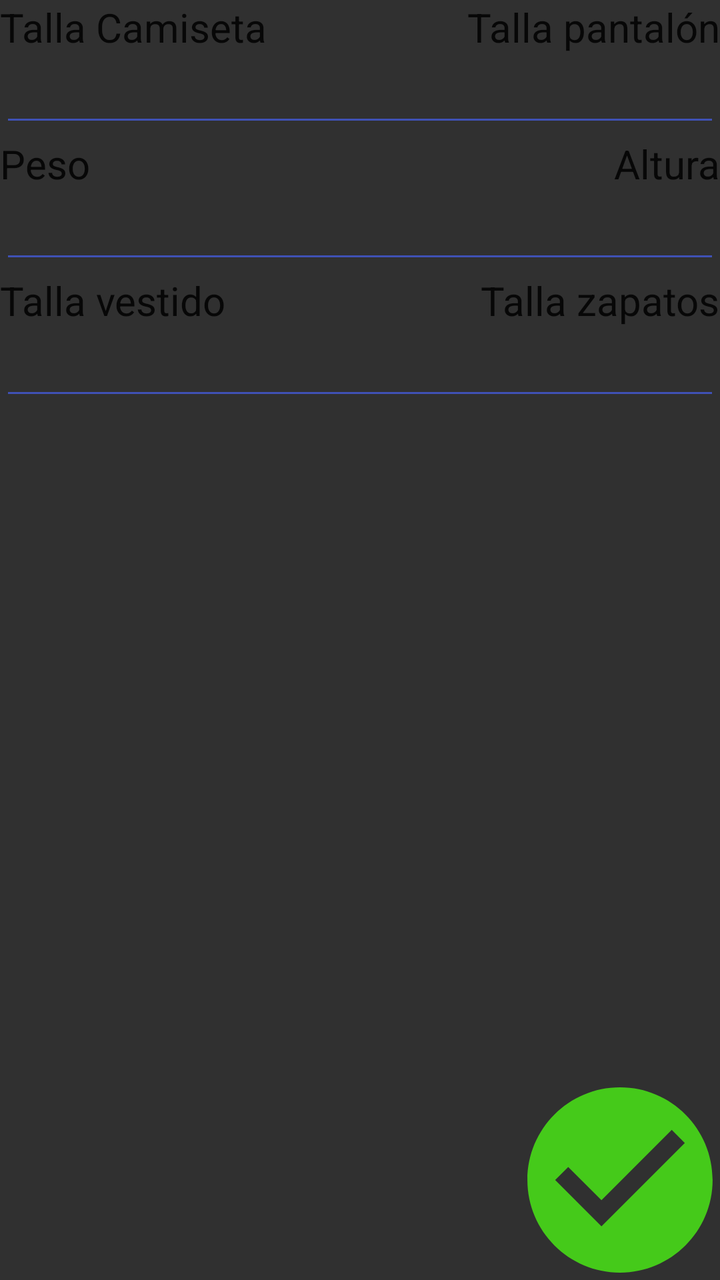
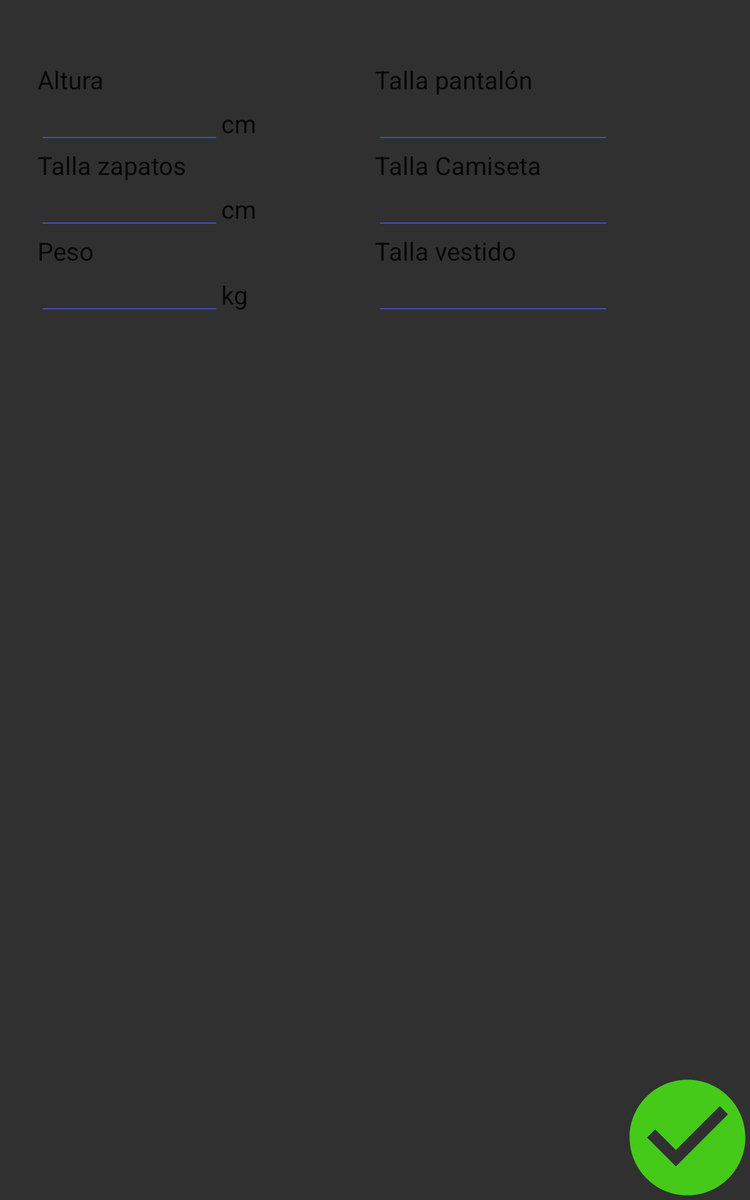

Compare how this app lays out the same screen by default and in its alternative resource folder. The renders come first, then the two layout files and the values they reference.
<!-- AndroidManifest.xml: application theme Theme.AppCompat.NoActionBar -->
<!-- res/layout/fragment_child_sizes_data.xml -->
<?xml version="1.0" encoding="utf-8"?>
<RelativeLayout
    xmlns:android="http://schemas.android.com/apk/res/android"
    android:layout_width="match_parent"
    android:layout_height="match_parent">

    <TextView
        android:id="@+id/tv_child_sizes_shirt"
        android:layout_width="wrap_content"
        android:layout_height="wrap_content"
        android:text="Talla Camiseta"
        android:textSize="20dp"
        android:textColor="#070707" />

    <EditText
        android:id="@+id/child_sizes_shirt"
        android:layout_width="wrap_content"
        android:layout_height="wrap_content"
        android:backgroundTint="@color/colorBlueDark"
        android:ems="9"
        android:textColor="#070707"
        android:importantForAutofill="no"
        android:inputType="text"
        android:layout_below="@+id/tv_child_sizes_shirt"/>

    <TextView
        android:id="@+id/tv_child_sizes_pants"
        android:layout_width="wrap_content"
        android:layout_height="wrap_content"
        android:text="Talla pantalón"
        android:textColor="#070707"
        android:textSize="20dp"
        android:layout_alignParentRight="true" />

    <EditText
        android:id="@+id/child_sizes_pants"
        android:layout_width="wrap_content"
        android:layout_height="wrap_content"
        android:backgroundTint="@color/colorBlueDark"
        android:ems="9"
        android:textColor="#070707"
        android:importantForAutofill="no"
        android:inputType="text"
        android:layout_below="@+id/tv_child_sizes_pants"
        android:layout_alignParentRight="true" />

    <TextView
        android:id="@+id/tv_child_sizes_height"
        android:layout_width="wrap_content"
        android:layout_height="wrap_content"
        android:text="Altura"
        android:textColor="#070707"
        android:textSize="20dp"
        android:layout_alignParentRight="true"
        android:layout_below="@+id/child_sizes_shirt" />

    <EditText
        android:id="@+id/child_sizes_height"
        android:layout_width="wrap_content"
        android:layout_height="wrap_content"
        android:backgroundTint="@color/colorBlueDark"
        android:ems="9"
        android:textColor="#070707"
        android:importantForAutofill="no"
        android:inputType="text"
        android:layout_below="@+id/tv_child_sizes_height"
        android:layout_alignParentRight="true" />

    <TextView
        android:id="@+id/tv_child_sizes_weight"
        android:layout_width="wrap_content"
        android:layout_height="wrap_content"
        android:text="Peso"
        android:textColor="#070707"
        android:textSize="20dp"
        android:layout_below="@+id/child_sizes_pants" />

    <EditText
        android:id="@+id/child_sizes_weight"
        android:layout_width="wrap_content"
        android:layout_height="wrap_content"
        android:backgroundTint="@color/colorBlueDark"
        android:ems="9"
        android:textColor="#070707"
        android:importantForAutofill="no"
        android:inputType="text"
        android:layout_below="@+id/tv_child_sizes_weight" />

    <TextView
        android:id="@+id/tv_child_sizes_shoes"
        android:layout_width="wrap_content"
        android:layout_height="wrap_content"
        android:text="Talla zapatos"
        android:textColor="#070707"
        android:textSize="20dp"
        android:layout_alignParentRight="true"
        android:layout_below="@+id/child_sizes_height" />

    <EditText
        android:id="@+id/child_sizes_shoes"
        android:layout_width="wrap_content"
        android:layout_height="wrap_content"
        android:backgroundTint="@color/colorBlueDark"
        android:ems="9"
        android:textColor="#070707"
        android:importantForAutofill="no"
        android:inputType="text"
        android:layout_below="@+id/tv_child_sizes_shoes"
        android:layout_alignParentRight="true" />

    <TextView
        android:id="@+id/tv_child_sizes_dress"
        android:layout_width="wrap_content"
        android:layout_height="wrap_content"
        android:text="Talla vestido"
        android:textColor="#070707"
        android:textSize="20dp"
        android:layout_below="@+id/child_sizes_weight" />

    <EditText
        android:id="@+id/child_sizes_dress"
        android:layout_width="wrap_content"
        android:layout_height="wrap_content"
        android:backgroundTint="@color/colorBlueDark"
        android:ems="9"
        android:textColor="#070707"
        android:importantForAutofill="no"
        android:inputType="text"
        android:layout_below="@+id/tv_child_sizes_dress" />

    <ImageButton
        android:id="@+id/child_sizes_data_save"
        android:layout_width="100dp"
        android:layout_height="100dp"
        android:background="@drawable/button_social"
        android:scaleType="fitCenter"
        android:src="@drawable/ic_save"
        android:layout_alignParentRight="true"
        android:layout_alignParentBottom="true"/>

</RelativeLayout>
<!-- resources referenced by this layout -->
<resources>
  <color name="colorBlueDark">#3F51B5</color>
  <!-- drawable button_social (drawable) -->
  <?xml version="1.0" encoding="utf-8"?>
  <shape xmlns:android="http://schemas.android.com/apk/res/android" android:shape="rectangle">
      <corners android:radius="190dp"/>
  </shape>
  <!-- drawable ic_save (drawable-anydpi) -->
  <vector xmlns:android="http://schemas.android.com/apk/res/android"
      android:width="24dp"
      android:height="24dp"
      android:viewportWidth="21.6"
      android:viewportHeight="21.6"
      android:tint="#4AF014"
      android:alpha="0.8">
    <group android:translateX="-1.2"
        android:translateY="-1.2">
        <path
            android:fillColor="#FF000000"
            android:pathData="M12,2C6.48,2 2,6.48 2,12s4.48,10 10,10 10,-4.48 10,-10S17.52,2 12,2zM10,17l-5,-5 1.41,-1.41L10,14.17l7.59,-7.59L19,8l-9,9z"/>
    </group>
  </vector>
</resources>
<!-- res/layout-sw600dp/fragment_child_sizes_data.xml (the repository's variant of the layout above) -->
<!-- drawn on a 7-inch tablet held upright -->
<?xml version="1.0" encoding="utf-8"?>
<LinearLayout
    android:layout_width="match_parent"
    android:layout_height="match_parent"
    xmlns:android="http://schemas.android.com/apk/res/android">

    <LinearLayout
        android:layout_width="fill_parent"
        android:layout_height="match_parent"
        android:layout_weight="1"
        android:orientation="vertical"
        android:layout_marginTop="50dp"
        android:layout_marginStart="30dp">

        <RelativeLayout
            android:layout_width="wrap_content"
            android:layout_height="wrap_content">
            <TextView
                android:id="@+id/tv_child_sizes_height"
                android:layout_width="wrap_content"
                android:layout_height="wrap_content"
                android:text="@string/height"
                android:textColor="#070707"
                android:textSize="20dp" />

            <EditText
                android:id="@+id/child_sizes_height"
                android:layout_width="wrap_content"
                android:layout_height="wrap_content"
                android:layout_below="@id/tv_child_sizes_height"
                android:backgroundTint="@color/colorBlueDark"
                android:textAlignment="textEnd"
                android:ems="7"
                android:textColor="#FDFBFB"
                android:importantForAutofill="no"
                android:inputType="numberDecimal" />

            <TextView
                android:id="@+id/tv_child_sizes_height_unit"
                android:layout_width="wrap_content"
                android:layout_height="wrap_content"
                android:text="cm"
                android:layout_toRightOf="@+id/child_sizes_height"
                android:layout_alignBaseline="@+id/child_sizes_height"
                android:textColor="#070707"
                android:textSize="20dp" />
        </RelativeLayout>

        <RelativeLayout
            android:layout_width="wrap_content"
            android:layout_height="wrap_content">
            <TextView
                android:id="@+id/tv_child_sizes_shoes"
                android:layout_width="wrap_content"
                android:layout_height="wrap_content"
                android:text="@string/shoes_size"
                android:textColor="#070707"
                android:textSize="20dp" />

            <EditText
                android:id="@+id/child_sizes_shoes"
                android:layout_width="wrap_content"
                android:layout_height="wrap_content"
                android:layout_below="@id/tv_child_sizes_shoes"
                android:backgroundTint="@color/colorBlueDark"
                android:textAlignment="textEnd"
                android:ems="7"
                android:textColor="#FDFBFB"
                android:importantForAutofill="no"
                android:inputType="numberDecimal"  />

            <TextView
                android:id="@+id/tv_child_sizes_shoes_unit"
                android:layout_width="wrap_content"
                android:layout_height="wrap_content"
                android:text="cm"
                android:layout_toRightOf="@+id/child_sizes_shoes"
                android:layout_alignBaseline="@+id/child_sizes_shoes"
                android:textColor="#070707"
                android:textSize="20dp" />
        </RelativeLayout>

        <RelativeLayout
            android:layout_width="wrap_content"
            android:layout_height="wrap_content">

            <TextView
                android:id="@+id/tv_child_sizes_weight"
                android:layout_width="wrap_content"
                android:layout_height="wrap_content"
                android:text="@string/weight"
                android:textColor="#070707"
                android:textSize="20dp" />

            <EditText
                android:id="@+id/child_sizes_weight"
                android:layout_width="wrap_content"
                android:layout_height="wrap_content"
                android:layout_below="@+id/tv_child_sizes_weight"
                android:backgroundTint="@color/colorBlueDark"
                android:textAlignment="textEnd"
                android:ems="7"
                android:textColor="#FDFBFB"
                android:importantForAutofill="no"
                android:inputType="numberDecimal"  />

            <TextView
                android:id="@+id/tv_child_sizes_weight_unit"
                android:layout_width="wrap_content"
                android:layout_height="wrap_content"
                android:text="kg"
                android:layout_toEndOf="@+id/child_sizes_weight"
                android:layout_alignBaseline="@+id/child_sizes_weight"
                android:textColor="#070707"
                android:textSize="20dp" />

        </RelativeLayout>
    </LinearLayout>

    <RelativeLayout
        android:layout_width="fill_parent"
        android:layout_height="match_parent"
        android:layout_weight="1"
        android:orientation="vertical"
        android:layout_marginTop="50dp">

        <TextView
            android:id="@+id/tv_child_sizes_pants"
            android:layout_width="wrap_content"
            android:layout_height="wrap_content"
            android:text="@string/pants_size"
            android:textColor="#070707"
            android:textSize="20dp" />

        <EditText
            android:id="@+id/child_sizes_pants"
            android:layout_width="wrap_content"
            android:layout_height="wrap_content"
            android:layout_below="@id/tv_child_sizes_pants"
            android:backgroundTint="@color/colorBlueDark"
            android:ems="9"
            android:textColor="#FDFBFB"
            android:importantForAutofill="no"
            android:inputType="text" />

        <TextView
            android:id="@+id/tv_child_sizes_shirt"
            android:layout_width="wrap_content"
            android:layout_height="wrap_content"
            android:layout_below="@+id/child_sizes_pants"
            android:text="@string/shirt_size"
            android:textSize="20dp"
            android:textColor="#070707" />

        <EditText
            android:id="@+id/child_sizes_shirt"
            android:layout_width="wrap_content"
            android:layout_height="wrap_content"
            android:layout_below="@+id/tv_child_sizes_shirt"
            android:backgroundTint="@color/colorBlueDark"
            android:ems="9"
            android:textColor="#FDFBFB"
            android:importantForAutofill="no"
            android:inputType="text" />

        <TextView
            android:id="@+id/tv_child_sizes_dress"
            android:layout_width="wrap_content"
            android:layout_height="wrap_content"
            android:text="@string/dress_size"
            android:layout_below="@+id/child_sizes_shirt"
            android:textColor="#070707"
            android:textSize="20dp" />

        <EditText
            android:id="@+id/child_sizes_dress"
            android:layout_width="wrap_content"
            android:layout_height="wrap_content"
            android:backgroundTint="@color/colorBlueDark"
            android:layout_below="@+id/tv_child_sizes_dress"
            android:ems="9"
            android:textColor="#FDFBFB"
            android:importantForAutofill="no"
            android:inputType="text" />

        <ImageButton
            android:id="@+id/child_sizes_data_save"
            android:layout_width="100dp"
            android:layout_height="100dp"
            android:layout_alignParentBottom="true"
            android:layout_alignParentRight="true"
            android:background="@drawable/button_social"
            android:scaleType="fitCenter"
            android:src="@drawable/ic_save" />
    </RelativeLayout>
</LinearLayout>
<!-- resources referenced by the variant -->
<!-- as a 7-inch tablet held upright resolves them -->
<resources>
  <color name="colorBlueDark">#3F51B5</color>
  <!-- drawable button_social (drawable) -->
  <?xml version="1.0" encoding="utf-8"?>
  <shape xmlns:android="http://schemas.android.com/apk/res/android" android:shape="rectangle">
      <corners android:radius="190dp"/>
  </shape>
  <!-- drawable ic_save (drawable-anydpi) -->
  <vector xmlns:android="http://schemas.android.com/apk/res/android"
      android:width="24dp"
      android:height="24dp"
      android:viewportWidth="21.6"
      android:viewportHeight="21.6"
      android:tint="#4AF014"
      android:alpha="0.8">
    <group android:translateX="-1.2"
        android:translateY="-1.2">
        <path
            android:fillColor="#FF000000"
            android:pathData="M12,2C6.48,2 2,6.48 2,12s4.48,10 10,10 10,-4.48 10,-10S17.52,2 12,2zM10,17l-5,-5 1.41,-1.41L10,14.17l7.59,-7.59L19,8l-9,9z"/>
    </group>
  </vector>
  <string name="dress_size">Talla vestido</string>
  <string name="height">Altura</string>
  <string name="pants_size">Talla pantalón</string>
  <string name="shirt_size">Talla Camiseta</string>
  <string name="shoes_size">Talla zapatos</string>
  <string name="weight">Peso</string>
</resources>
